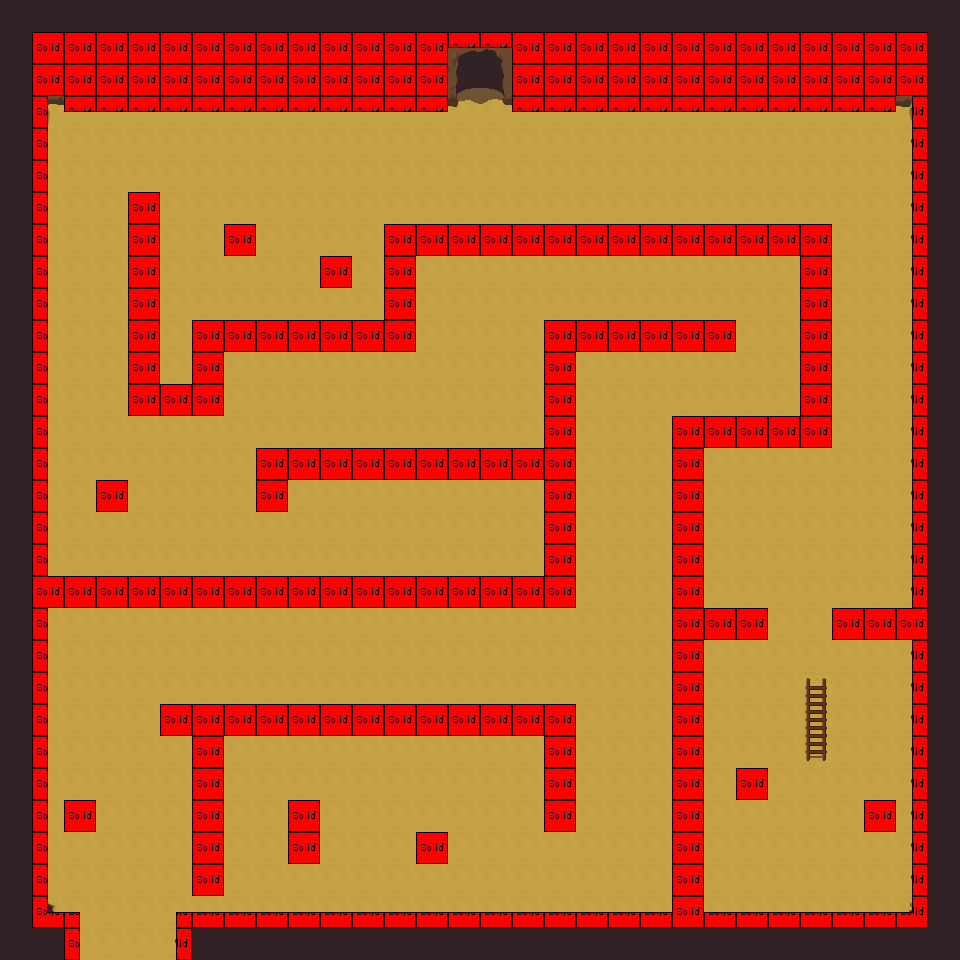

The image is a tile-based game level rendered from a .tmx file. Its description and source (layers, tilesets, objects; grid data summarised) follow:
An orthogonal 30x30 tile map with 32x32 px tiles, 4 tile layers (Sol, Décors, Murs/Bordures, Logic), 3 tilesets and 4 objects (2x changement, Chest, changementc).

<map version="1.2" tiledversion="1.3.2" orientation="orthogonal" renderorder="right-down" compressionlevel="0" width="30" height="30" tilewidth="32" tileheight="32" infinite="0" nextlayerid="6" nextobjectid="9">
 <tileset firstgid="1" source="Terrain final.tsx" />
 <tileset firstgid="136" source="logicSolid.tsx" />
 <tileset firstgid="161" source="Pnj.tsx" />
 <layer id="1" name="Sol" width="30" height="30">
  <data>[900 cells, 900 non-empty, 2 distinct tile ids]</data>
 </layer>
 <layer id="5" name="Décors" width="30" height="30">
  <data>[900 cells, 134 non-empty, 5 distinct tile ids]</data>
 </layer>
 <layer id="2" name="Murs/Bordures" width="30" height="30">
  <data>[900 cells, 160 non-empty, 22 distinct tile ids]</data>
 </layer>
 <layer id="4" name="Logic" width="30" height="30">
  <data>[900 cells, 286 non-empty, 9 distinct tile ids]</data>
 </layer>
 <objectgroup id="3" name="transition" width="30" height="30">
  <object id="1" name="Dj1_RDC_sp" type="changement" x="74" y="901" width="105" height="56">
   <properties>
    <property name="detmap" value="Dj1_RDC_sp" />
    <property name="detx" type="int" value="160" />
    <property name="dety" type="int" value="180" />
   </properties>
  </object>
  <object id="6" name="Dj1_ET1_esc" type="changement" x="785" y="723" width="59" height="53">
   <properties>
    <property name="detmap" value="Dj1_ET1_esc" />
    <property name="detx" type="int" value="492" />
    <property name="dety" type="int" value="620" />
   </properties>
  </object>
  <object id="7" name="Potion" type="Chest" x="288" y="799" width="32" height="96">
   <properties>
    <property name="ID" type="int" value="1" />
   </properties>
  </object>
  <object id="8" name="Dj1_RDC_sg2" type="changementc" x="454" y="48" width="52" height="52">
   <properties>
    <property name="detmap" value="Dj1_RDC_sg2" />
    <property name="detx" type="int" value="463" />
    <property name="dety" type="int" value="433" />
    <property name="key" value="Rica pass" />
   </properties>
  </object>
 </objectgroup>
</map>
